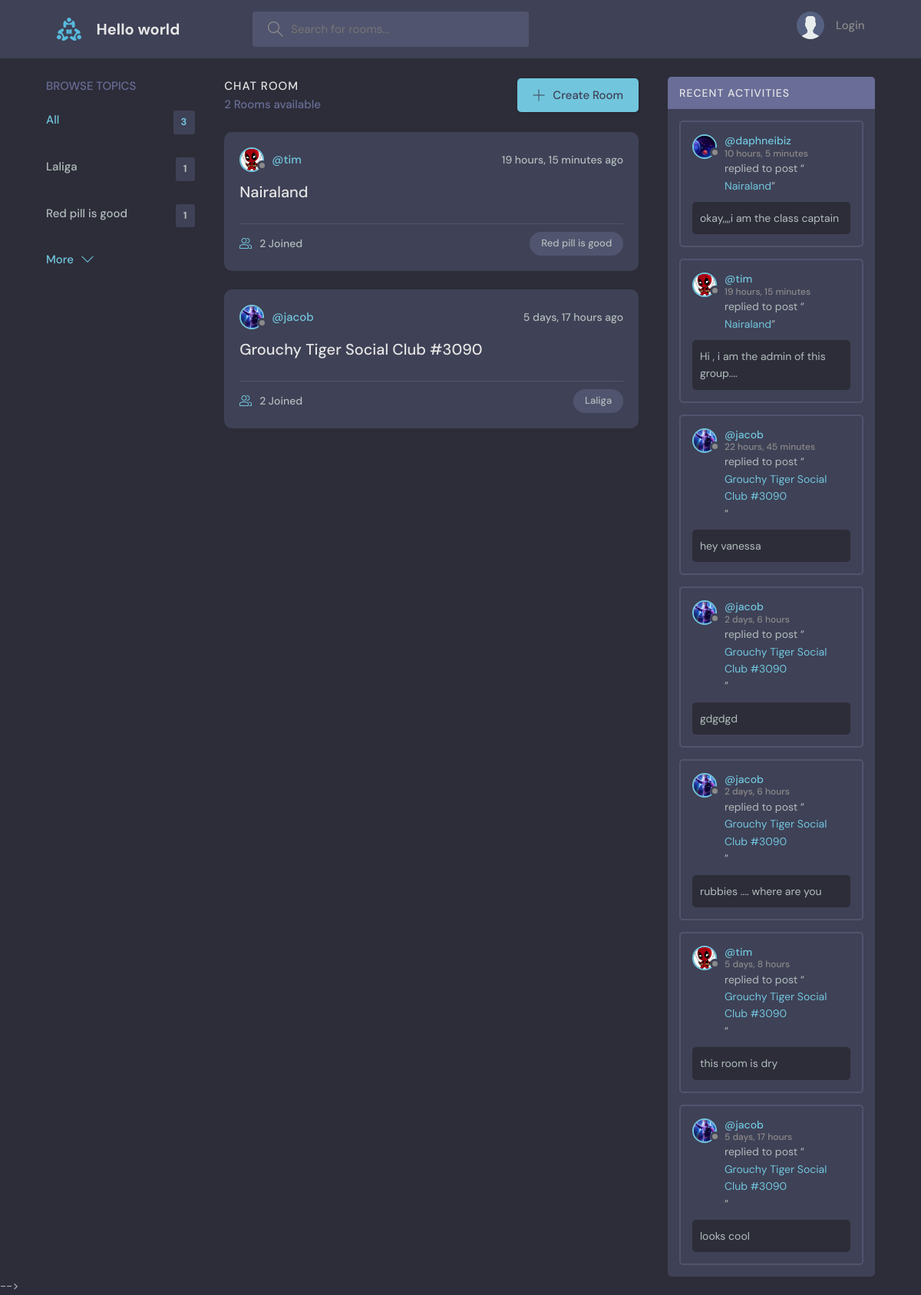
The page / on the database its author committed.
### base/models.py (models this page shows, shortened)
class Topic(models.Model):
    name = models.CharField(max_length=200)

class Room(models.Model):
    host = models.ForeignKey(User , on_delete=models.SET_NULL , null = True)
    topic = models.ForeignKey(Topic , on_delete=models.SET_NULL , null=True)
    name= models.CharField(max_length=200)
    description= models.TextField(null=True , blank=True)
    participants = models.ManyToManyField(User , related_name= 'participants' , blank=True) # The related names is becos we already have a User at "host"
    updated = models.DateTimeField(auto_now = True)
    created = models.DateTimeField(auto_now_add=True)
    def __str__(self):
        return self.name
    class Meta:
        ordering =['-updated' , '-created']

class User(AbstractUser):
    name = models.CharField(max_length=200 , null=True)
    email = models.EmailField(unique = True , null=True)
    bio = models.TextField(null=True)
    avatar = models.ImageField (null=True , default="avatar.svg")
    USERNAME_FIELD ='email'
    REQUIRED_FIELDS =  []

class Message(models.Model):
    user = models.ForeignKey(User , on_delete=models.CASCADE)
    room = models.ForeignKey(Room , on_delete=models.CASCADE)
    body = models.TextField()
    updated = models.DateTimeField(auto_now = True)
    created = models.DateTimeField(auto_now_add=True)
    class Meta:
        ordering =['-updated' , '-created']

### base/views.py (the view)
# urls.py: path('', views.home , name="home"),
def home(request):
    q = request.GET.get('q') if request.GET.get('q') != None else ""
    rooms = Room.objects.filter(
    Q(topic__name__icontains= q) |
    Q(name__icontains=q) |
    Q(description__icontains=q))
    topics = Topic.objects.all()[0:4]
    room_count = rooms.count()
    room_messages= Message.objects.filter(Q(room__topic__name__icontains=q))
    context = {'rooms':rooms , 'topics': topics , 'room_count':room_count , 'room_messages':room_messages}
    return render(request , 'base/home.html' , context)

### base/templates/base/home.html (shortened to what this page needs)
{% extends 'main.html' %}
{% block content %}
    <main class="layout layout--3">
       <div class="container">
        {% include 'base/topics_component.html' %}
        <div class="roomList">
          <div class="roomList__header">
            <div>
              <h2>Chat Room</h2>
              <p>{{room_count}} Rooms available</p>
            </div>
            <a class="btn btn--main" href="{% url 'create-room' %}">
              <svg version="1.1" xmlns="http://www.w3.org/2000/svg" width="32" height="32" viewBox="0 0 32 32">
                <title>add</title>
                <path
                  d="M16.943 0.943h-1.885v14.115h-14.115v1.885h14.115v14.115h1.885v-14.115h14.115v-1.885h-14.115v-14.115z"
                ></path>
              </svg>
              Create Room
            </a>
          </div>
          {% include 'base/feeds_component.html' %}
        </div>
        {% include 'base/activity_component.html' %}
      </div> -->
    </main>
    {% endblock content %}

### base/templates/base/topics_component.html
<div class="topics">
    <div class="topics__header">
        <h2>Browse Topics</h2>
    </div>
    <ul class="topics__list">
        <li>
            <a href="{% url 'home' %}" class="active">All <span>{{topics.count}}</span></a>
        </li>
        {% for topic in topics %}
            {% if topic.room_set.all.count > 0 %}
        <li>
            <a href="{% url 'home' %}?q={{topic.name}}">{{topic.name}} <span>{{topic.room_set.all.count}}</span></a>
        </li>
            {% endif %}
        {% endfor %}
    </ul>
    <button class="btn btn--link" href="{% url 'topics' %}">
        More
        <svg version="1.1" xmlns="http://www.w3.org/2000/svg" width="32" height="32" viewBox="0 0 32 32">
            <title>chevron-down</title>
            <path d="M16 21l-13-13h-3l16 16 16-16h-3l-13 13z"></path>
        </svg>
    </button>
</div>

### base/templates/base/feeds_component.html (shortened to what this page needs)
{% for room in rooms %}
<div class="roomListRoom">
    <div class="roomListRoom__header">
        <a href="{% url 'user-profile' room.host.id %}" class="roomListRoom__author">
            <div class="avatar avatar--small">
                <img src="{{room.host.avatar.url}}" alt="" />
            </div>
            <span>@{{room.host.username}}</span>
        </a>
        <div class="roomListRoom__actions">
            <span>{{room.created|timesince}} ago</span>
        </div>
    </div>
    <div class="roomListRoom__content">
        <a href="{% url 'room' room.id %}">{{room.name}}</a>
    </div>
    <div class="roomListRoom__meta">
        <a href="{% url 'room' room.id %}" class="roomListRoom__joined">
            {{room.participants.all.count}} Joined
        </a>
        <p class="roomListRoom__topic">{{room.topic.name}}</p>
    </div>
</div>
{% endfor %}

### base/templates/base/activity_component.html (shortened to what this page needs)
<div class="activities">
    <div class="activities__header">
        <h2>Recent Activities</h2>
    </div>
    {% for message in room_messages %}
    <div class="activities__box">
        <div class="activities__boxHeader roomListRoom__header">
            <a href="{% url 'user-profile' message.user.id %}" class="roomListRoom__author">
                <div class="avatar avatar--small">
                    <img src="{{message.user.avatar.url}}" alt="" />
                </div>
                <p>
                    @{{message.user.username}}
                    <span>{{message.created|timesince}}</span>
                </p>
            </a>
        </div>
        <div class="activities__boxContent">
            <p>replied to post “<a href="{% url 'room' message.room.id %}">{{message.room}}</a>”</p>
            <div class="activities__boxRoomContent">
            {{message.body}}
            </div>
        </div>
    </div>
    {% endfor %}
</div>

### rows shown on the page
Topic: name "Laliga", room_set.all.count "1"
Topic: name "Red pill is good", room_set.all.count "1"
Room: host.avatar (picture), host.username "tim", created "19 hours, 15 minutes", name "Nairaland", participants.all.count "2", topic.name "Red pill is good"
Room: host.avatar (picture), host.username "jacob", created "5 days, 17 hours", name "Grouchy Tiger Social Club #3090", participants.all.count "2", topic.name "Laliga"
Message: user.avatar (picture), user.username "daphneibiz", created "10 hours, 5 minutes", room "Nairaland", body "okay,,,,i am the class captain"
Message: user.avatar (picture), user.username "tim", created "19 hours, 15 minutes", room "Nairaland", body "Hi , i am the admin of this group...."
Message: user.avatar (picture), user.username "jacob", created "22 hours, 45 minutes", room "Grouchy Tiger Social Club #3090", body "hey vanessa"
Message: user.avatar (picture), user.username "jacob", created "2 days, 6 hours", room "Grouchy Tiger Social Club #3090", body "gdgdgd"
Message: user.avatar (picture), user.username "jacob", created "2 days, 6 hours", room "Grouchy Tiger Social Club #3090", body "rubbies .... where are you"
Message: user.avatar (picture), user.username "tim", created "5 days, 8 hours", room "Grouchy Tiger Social Club #3090", body "this room is dry"
Message: user.avatar (picture), user.username "jacob", created "5 days, 17 hours", room "Grouchy Tiger Social Club #3090", body "looks cool"

### other values the page prints
{{ topics.count }} "3"
{{ room_count }} "2"
